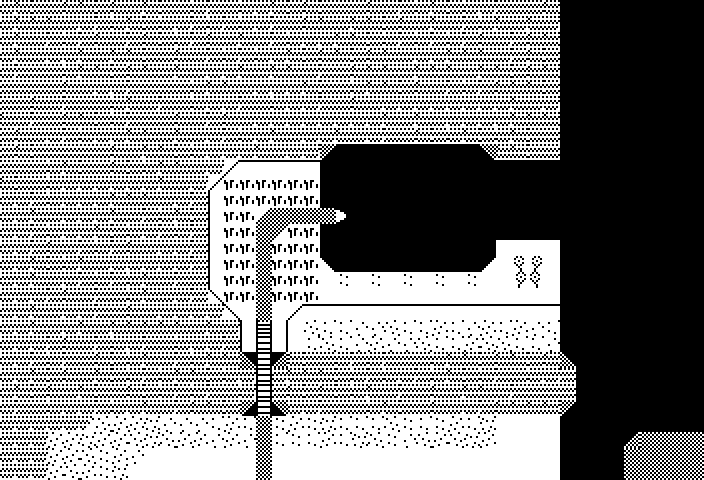

A 2D game scene composited from a Tiled map and its tileset images. What follows is a short description and the map's XML, with each tile layer's data collapsed to a summary:
An orthogonal 44x30 tile map with 16x16 px tiles, 2 tile layers (background, blocked) and 3 objects (player, door, return).

<map version="1.0" tiledversion="1.1.5" orientation="orthogonal" renderorder="right-down" width="44" height="30" tilewidth="16" tileheight="16" infinite="0" nextobjectid="8">
 <tileset firstgid="1" name="map_tileset" tilewidth="16" tileheight="16" tilecount="180" columns="20">
  <image source="../images/tileset3s.png" width="320" height="144" />
 </tileset>
 <layer name="background" width="44" height="30">
  <properties>
   <property name="tileset" value="map_tileset" />
  </properties>
  <data>[1320 cells, 1290 non-empty, 17 distinct tile ids]</data>
 </layer>
 <layer name="blocked" width="44" height="30">
  <properties>
   <property name="collision" type="bool" value="true" />
   <property name="tileset" value="map_tileset" />
  </properties>
  <data>[1320 cells, 1074 non-empty, 25 distinct tile ids]</data>
 </layer>
 <objectgroup name="objects">
  <properties>
   <property name="tileset" value="map_tileset" />
  </properties>
  <object id="1" name="player" type="player" x="312" y="208" width="16" height="16">
   <properties>
    <property name="group" value="players" />
    <property name="texture" value="player_spritesheet" />
    <property name="walking_speed" value="200" />
   </properties>
  </object>
  <object id="3" name="door" type="door" x="256" y="328" width="16" height="8">
   <properties>
    <property name="group" value="doors" />
    <property name="next_level" value="title3" />
   </properties>
  </object>
  <object id="5" name="return" type="return" x="352" y="208" width="8" height="16">
   <properties>
    <property name="group" value="returns" />
    <property name="previous_level" value="screen1B" />
   </properties>
  </object>
 </objectgroup>
</map>
